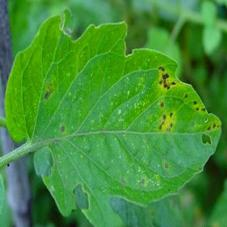
#> input picture report/images/tomato bacterial.jpeg, 227 x 227 px; its folder holds 4 pictures in this run
$ python leaf_coverage.py
#> lines starting #> are read from the running program, lines starting #| are printed output that depends on the picture; after the words box and inside, x2 and y2 are one past the last pixel; in counts of white or black regions, pixels touching at a corner belong together
"""
Measure diseased leaf-area coverage (lesions / spots) from a leaf photo.

Improved, transparent pipeline (no deep learning):

  1. Leaf segmentation: GrabCut seeded from the image centre isolates the main
     in-focus leaf from background foliage / soil. A colour rule is the fallback.

  2. Healthy-tissue model: inside the leaf, the dominant healthy green is found
     from the robust median of the CIE-Lab a* (green-red) and b* (blue-yellow)
     channels. Healthy tomato leaf is strongly green (low a*).

  3. Lesion detection combines complementary cues, all restricted to the leaf:
       - chromatic shift : a* well above the healthy median  -> brown/red lesion
       - chlorosis       : b* high + hue yellow               -> yellowing
       - necrosis        : low lightness (dark dead tissue)
       - local spots     : black-hat / tophat highlights small dark or bright
                           lesions that differ from their local neighbourhood,
                           catching tiny spots a global threshold misses
     The union (minus healthy green) is the diseased mask.

  4. coverage_pct = diseased_pixels / leaf_pixels * 100, with light morphological
     cleanup so isolated single-pixel noise is not counted.

`measure_coverage(path)` returns the percentage (0-100, 1 dp).
`segment(path)` returns (bgr, leaf_mask, diseased_mask) for debugging/overlays.
"""

from __future__ import annotations

from pathlib import Path

import cv2
import numpy as np
from scipy import ndimage


MAX_SIDE = 640


def _load(image_path: str | Path) -> np.ndarray:
    bgr = cv2.imread(str(image_path))
    if bgr is None:
        raise FileNotFoundError(f"could not read {image_path}")
    h, w = bgr.shape[:2]
    if max(h, w) > MAX_SIDE:
        s = MAX_SIDE / max(h, w)
        bgr = cv2.resize(bgr, (int(w * s), int(h * s)), interpolation=cv2.INTER_AREA)
    return bgr


def _largest_blob(mask: np.ndarray) -> np.ndarray:
    labels, n = ndimage.label(mask)
    if n == 0:
        return mask.astype(bool)
    sizes = ndimage.sum(np.ones_like(labels), labels, index=range(1, n + 1))
    largest = int(np.argmax(sizes)) + 1
    return labels == largest


def _leaf_mask(bgr: np.ndarray) -> np.ndarray:
    """Boolean mask of the main (central, in-focus) leaf."""
    h, w = bgr.shape[:2]

    gc = np.zeros((h, w), np.uint8)
    mx, my = int(w * 0.05), int(h * 0.05)
    rect = (mx, my, w - 2 * mx, h - 2 * my)
    bgd, fgd = np.zeros((1, 65), np.float64), np.zeros((1, 65), np.float64)
    try:
        cv2.grabCut(bgr, gc, rect, bgd, fgd, 5, cv2.GC_INIT_WITH_RECT)
        fg = ((gc == cv2.GC_FGD) | (gc == cv2.GC_PR_FGD)).astype(np.uint8)
        fg = cv2.morphologyEx(fg, cv2.MORPH_OPEN, np.ones((5, 5), np.uint8), iterations=2)
        fg = cv2.morphologyEx(fg, cv2.MORPH_CLOSE, np.ones((9, 9), np.uint8), iterations=3)
        leaf = ndimage.binary_fill_holes(_largest_blob(fg))
        if 0.08 <= leaf.mean() <= 0.97:
            return leaf
    except Exception:
        pass

    # Fallback: colour rule (tissue = saturated / greenish / warm, not background).
    hsv = cv2.cvtColor(bgr, cv2.COLOR_BGR2HSV)
    hh, s, v = hsv[..., 0], hsv[..., 1], hsv[..., 2]
    b, g, r = bgr[..., 0].astype(int), bgr[..., 1].astype(int), bgr[..., 2].astype(int)
    eg = g - (r + b) // 2
    leafish = (((hh >= 25) & (hh <= 95) & (s >= 40)) | ((s >= 55) & (v >= 55)) | (eg > 12)) & (v > 35)
    mask = leafish.astype(np.uint8)
    mask = cv2.morphologyEx(mask, cv2.MORPH_OPEN, np.ones((5, 5), np.uint8), iterations=2)
    mask = cv2.morphologyEx(mask, cv2.MORPH_CLOSE, np.ones((9, 9), np.uint8), iterations=3)
    return ndimage.binary_fill_holes(_largest_blob(mask))


def _diseased_mask(bgr: np.ndarray, leaf: np.ndarray) -> np.ndarray:
    """Boolean mask of diseased tissue (lesions / spots) within the leaf."""
    lab = cv2.cvtColor(bgr, cv2.COLOR_BGR2LAB).astype(np.int16)
    L, A, B = lab[..., 0], lab[..., 1], lab[..., 2]      # a*: green(-)->red(+), b*: blue(-)->yellow(+)
    hsv = cv2.cvtColor(bgr, cv2.COLOR_BGR2HSV)
    hue, sat, val = hsv[..., 0], hsv[..., 1], hsv[..., 2]

    if leaf.sum() < 50:
        return np.zeros_like(leaf)

    # Robust healthy-green reference from the leaf interior.
    a_med = float(np.median(A[leaf]))
    b_med = float(np.median(B[leaf]))
    L_med = float(np.median(L[leaf]))

    # 1) Chromatic shift toward red/brown: a* clearly above healthy median.
    brown = (A - a_med) > 14
    # 2) Chlorosis (yellowing): b* well above median AND turning (a* rising), bright.
    chlorosis = ((B - b_med) > 18) & ((A - a_med) > 3) & (val >= 110)
    # 3) Necrosis: distinctly darker than healthy tissue, not deep-green shadow.
    necrosis = (L < L_med - 40) & ~(((hue >= 35) & (hue <= 88)) & (sat >= 70))

    # 4) Local-contrast spots: black-hat surfaces small dark lesions that differ
    #    from their local neighbourhood (great for bacterial / septoria specks).
    gray = cv2.cvtColor(bgr, cv2.COLOR_BGR2GRAY)
    k = cv2.getStructuringElement(cv2.MORPH_ELLIPSE, (15, 15))
    blackhat = cv2.morphologyEx(gray, cv2.MORPH_BLACKHAT, k)
    spots = (blackhat > 22) & ((A - a_med) > 4)          # dark + slightly warm = lesion, not vein shadow

    healthy = ((hue >= 35) & (hue <= 88) & (sat >= 45)) & ((A - a_med) <= 8)
    diseased = (brown | chlorosis | necrosis | spots) & ~healthy & leaf

    # Cleanup: drop single-pixel noise, lightly consolidate.
    diseased = cv2.morphologyEx(diseased.astype(np.uint8), cv2.MORPH_OPEN,
                                np.ones((2, 2), np.uint8), iterations=1).astype(bool)
    return diseased & leaf


def segment(image_path: str | Path):
    """Return (bgr, leaf_mask, diseased_mask) for the resized image."""
    bgr = _load(image_path)
#> in _load, bgr is the input picture: shape (227, 227, 3); mean B, G, R 55.9, 142.5, 66.6
    leaf = _leaf_mask(bgr)
#> in _largest_blob, `labels, n = ndimage.label(mask)`:
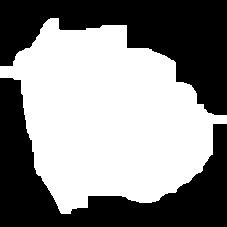
#> mask: shape (227, 227); values 0 (black) and 1 (white), 53.7% white; 2 black regions, box (x1, y1, x2, y2) and area: (0, 0, 227, 115) 12069, (0, 78, 227, 227) 11809
    diseased = _diseased_mask(bgr, leaf)
#> in _diseased_mask, `L, A, B = lab[..., 0], lab[..., 1], lab[..., 2]`:
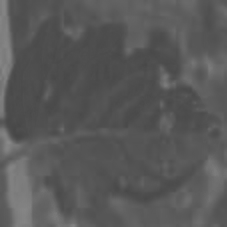
#> A: shape (227, 227) int16; min 70, max 136, mean 88.8
#> in _diseased_mask, `L, A, B = lab[..., 0], lab[..., 1], lab[..., 2]`:
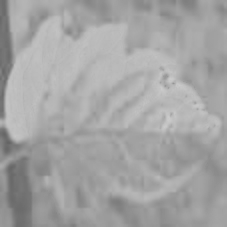
#> B: shape (227, 227) int16; min 101, max 203, mean 163.8
#> in _diseased_mask, `hsv = cv2.cvtColor(bgr, cv2.COLOR_BGR2HSV)`: hsv: shape (227, 227, 3); mean H, S, V 59.8, 170.8, 143.3
#> in _diseased_mask, `hue, sat, val = hsv[..., 0], hsv[..., 1], hsv[..., 2]`:
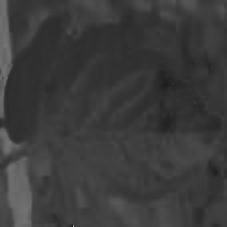
#> hue: shape (227, 227); min 20, max 165, mean 59.8
#> in _diseased_mask, `hue, sat, val = hsv[..., 0], hsv[..., 1], hsv[..., 2]`:
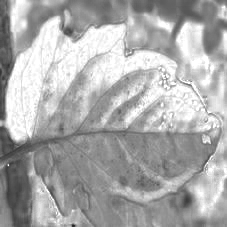
#> sat: shape (227, 227); min 34, max 255, mean 170.8
#> in _diseased_mask, `a_med = float(np.median(A[leaf]))`: a_med = 81
#> in _diseased_mask, `b_med = float(np.median(B[leaf]))`: b_med = 173
#> in _diseased_mask, `L_med = float(np.median(L[leaf]))`: L_med = 149
#> in _diseased_mask, `brown = (A - a_med) > 14`: brown: shape (227, 227) bool; 21.8% white; 41 white regions (20 under 20 px), largest, box (x1, y1, x2, y2) and area: (0, 126, 91, 227) 4116, (178, 24, 227, 98) 1410, (191, 154, 227, 227) 1278
#> in _diseased_mask, `chlorosis = ((B - b_med) > 18) & ((A - a_med) > 3) & (val >= 110)`: chlorosis: shape (227, 227) bool; 0.34% white; 9 white regions (7 under 20 px), largest, box (x1, y1, x2, y2) and area: (162, 112, 175, 130) 94, (168, 76, 173, 83) 20
#> in _diseased_mask, `necrosis = (L < L_med - 40) & ~(((hue >= 35) & (hue <= 88)) & (sat >= ..`: necrosis: shape (227, 227) bool; 2.8% white; 10 white regions (8 under 20 px), largest, box (x1, y1, x2, y2) and area: (0, 0, 12, 95) 749, (15, 158, 32, 227) 642
#> in _diseased_mask, `gray = cv2.cvtColor(bgr, cv2.COLOR_BGR2GRAY)`:
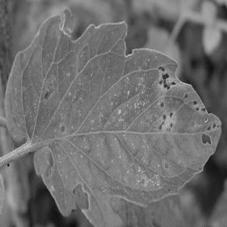
#> gray: shape (227, 227); min 11, max 194, mean 109.9
#> in _diseased_mask, `spots = (blackhat > 22) & ((A - a_med) > 4)`: spots: shape (227, 227) bool; 8% white; 233 white regions (182 under 20 px), largest, box (x1, y1, x2, y2) and area: (159, 73, 204, 102) 262, (0, 123, 27, 151) 217, (154, 18, 176, 36) 209
#> in _diseased_mask, `healthy = ((hue >= 35) & (hue <= 88) & (sat >= 45)) & ((A - a_med) <= 8)`: healthy: shape (227, 227) bool; 62.3% white; 36 black regions (16 under 20 px), largest, box (x1, y1, x2, y2) and area: (72, 0, 227, 227) 10816, (0, 124, 96, 227) 5684, (0, 0, 15, 120) 1204
#> in _diseased_mask, `diseased = (brown | chlorosis | necrosis | spots) & ~healthy & leaf`: diseased: shape (227, 227) bool; 3.4% white; 60 white regions (43 under 20 px), largest, box (x1, y1, x2, y2) and area: (159, 66, 182, 90) 238, (34, 154, 54, 177) 214, (32, 137, 60, 155) 190
#> in _diseased_mask, `diseased = cv2.morphologyEx(diseased.astype(np.uint8), cv2.MORPH_OPEN,..`:
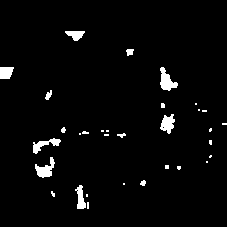
#> diseased: shape (227, 227) bool; 3% white; 32 white regions (20 under 20 px), largest, box (x1, y1, x2, y2) and area: (160, 67, 178, 91) 227, (35, 157, 55, 178) 207, (160, 114, 175, 134) 185
#> in _diseased_mask, `return diseased & leaf`: returned value: shape (227, 227) bool; 3% white; 32 white regions (20 under 20 px), largest, box (x1, y1, x2, y2) and area: (160, 67, 178, 91) 227, (35, 157, 55, 178) 205, (160, 114, 175, 134) 185
    return bgr, leaf, diseased


def measure_coverage(image_path: str | Path) -> float:
    """Return diseased leaf-area coverage as a percentage (0-100, 1 dp)."""
    _, leaf, diseased = segment(image_path)
    leaf_px = int(leaf.sum())
#> leaf_px = 27651
    if leaf_px == 0:
        return 0.0
    pct = float(np.clip(diseased.sum() / leaf_px * 100.0, 0.0, 100.0))
#> pct = 5.53
    if 0.0 < pct < 1.0:
        pct = 1.0
    return round(pct, 1)


if __name__ == "__main__":
    here = Path(__file__).resolve().parent / "images"
    cases = {
        "bacterial_spot": "tomato bacterial.jpeg",
        "early_blight": "tomato early blight.jpeg",
        "late_blight": "tomato late blight.jpeg",
        "septoria_leaf_spot": "tomato septoria spot.jpeg",
    }
    for cid, fname in cases.items():
#> (the run stopped early here; a loop or call above may not have finished)
